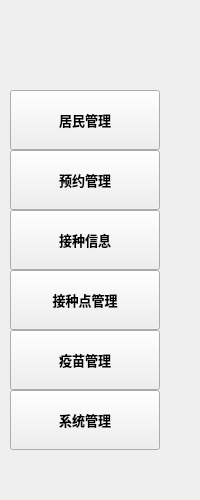
    <widget class="QWidget" name="left_menu" native="true">
     <property name="sizePolicy">
      <sizepolicy hsizetype="Fixed" vsizetype="Preferred">
       <horstretch>0</horstretch>
       <verstretch>0</verstretch>
      </sizepolicy>
     </property>
     <layout class="QVBoxLayout" name="verticalLayout">
      <property name="spacing">
       <number>0</number>
      </property>
      <property name="leftMargin">
       <number>10</number>
      </property>
      <property name="topMargin">
       <number>10</number>
      </property>
      <property name="rightMargin">
       <number>10</number>
      </property>
      <property name="bottomMargin">
       <number>10</number>
      </property>
      <item>
       <spacer name="verticalSpacer_4">
        <property name="orientation">
         <enum>Qt::Vertical</enum>
        </property>
        <property name="sizeType">
         <enum>QSizePolicy::Fixed</enum>
        </property>
        <property name="sizeHint" stdset="0">
         <size>
          <width>20</width>
          <height>80</height>
         </size>
        </property>
       </spacer>
      </item>
      <item>
       <widget class="QToolButton" name="toolButton_resident_manage">
        <property name="minimumSize">
         <size>
          <width>150</width>
          <height>60</height>
         </size>
        </property>
        <property name="maximumSize">
         <size>
          <width>80</width>
          <height>16777215</height>
         </size>
        </property>
        <property name="font">
         <font>
          <family>微软雅黑</family>
          <pointsize>10</pointsize>
          <weight>75</weight>
          <bold>true</bold>
         </font>
        </property>
        <property name="cursor">
         <cursorShape>PointingHandCursor</cursorShape>
        </property>
        <property name="text">
         <string>居民管理</string>
        </property>
        <property name="icon">
         <iconset resource="resource.qrc">
          <normaloff>:/resource/icon/resident_manage.svg</normaloff>:/resource/icon/resident_manage.svg</iconset>
        </property>
        <property name="iconSize">
         <size>
          <width>32</width>
          <height>32</height>
         </size>
        </property>
        <property name="checkable">
         <bool>true</bool>
        </property>
        <property name="autoRepeatDelay">
         <number>300</number>
        </property>
        <property name="toolButtonStyle">
         <enum>Qt::ToolButtonTextBesideIcon</enum>
        </property>
        <property name="autoRaise">
         <bool>false</bool>
        </property>
        <property name="arrowType">
         <enum>Qt::NoArrow</enum>
        </property>
       </widget>
      </item>
      <item>
       <widget class="QToolButton" name="toolButton_appointment_manage">
        <property name="minimumSize">
         <size>
          <width>150</width>
          <height>60</height>
         </size>
        </property>
        <property name="maximumSize">
         <size>
          <width>80</width>
          <height>16777215</height>
         </size>
        </property>
        <property name="font">
         <font>
          <family>微软雅黑</family>
          <pointsize>10</pointsize>
          <weight>75</weight>
          <bold>true</bold>
         </font>
        </property>
        <property name="cursor">
         <cursorShape>PointingHandCursor</cursorShape>
        </property>
        <property name="text">
         <string>预约管理</string>
        </property>
        <property name="icon">
         <iconset resource="resource.qrc">
          <normaloff>:/resource/icon/appointment_manage.svg</normaloff>:/resource/icon/appointment_manage.svg</iconset>
        </property>
        <property name="iconSize">
         <size>
          <width>32</width>
          <height>32</height>
         </size>
        </property>
        <property name="checkable">
         <bool>true</bool>
        </property>
        <property name="toolButtonStyle">
         <enum>Qt::ToolButtonTextBesideIcon</enum>
        </property>
       </widget>
      </item>
      <item>
       <widget class="QToolButton" name="toolButton_vaccination_information">
        <property name="minimumSize">
         <size>
          <width>150</width>
          <height>60</height>
         </size>
        </property>
        <property name="maximumSize">
         <size>
          <width>80</width>
          <height>16777215</height>
         </size>
        </property>
        <property name="font">
         <font>
          <family>微软雅黑</family>
          <pointsize>10</pointsize>
          <weight>75</weight>
          <bold>true</bold>
         </font>
        </property>
        <property name="cursor">
         <cursorShape>PointingHandCursor</cursorShape>
        </property>
        <property name="text">
         <string>接种信息</string>
        </property>
        <property name="icon">
         <iconset resource="resource.qrc">
          <normaloff>:/resource/icon/vaccination_information.svg</normaloff>:/resource/icon/vaccination_information.svg</iconset>
        </property>
        <property name="iconSize">
         <size>
          <width>32</width>
          <height>32</height>
         </size>
        </property>
        <property name="checkable">
         <bool>true</bool>
        </property>
        <property name="toolButtonStyle">
         <enum>Qt::ToolButtonTextBesideIcon</enum>
        </property>
       </widget>
      </item>
      <item>
       <widget class="QToolButton" name="toolButton_vaccination_site_manage">
        <property name="minimumSize">
         <size>
          <width>150</width>
          <height>60</height>
         </size>
        </property>
        <property name="maximumSize">
         <size>
          <width>80</width>
          <height>16777215</height>
         </size>
        </property>
        <property name="font">
         <font>
          <family>微软雅黑</family>
          <pointsize>10</pointsize>
          <weight>75</weight>
          <bold>true</bold>
         </font>
        </property>
        <property name="cursor">
         <cursorShape>PointingHandCursor</cursorShape>
        </property>
        <property name="text">
         <string>接种点管理</string>
        </property>
        <property name="icon">
         <iconset resource="resource.qrc">
          <normaloff>:/resource/icon/vaccination_site.svg</normaloff>:/resource/icon/vaccination_site.svg</iconset>
        </property>
        <property name="iconSize">
         <size>
          <width>32</width>
          <height>32</height>
         </size>
        </property>
        <property name="checkable">
         <bool>true</bool>
        </property>
        <property name="toolButtonStyle">
         <enum>Qt::ToolButtonTextBesideIcon</enum>
        </property>
       </widget>
      </item>
      <item>
       <widget class="QToolButton" name="toolButton_vaccine_manage">
        <property name="minimumSize">
         <size>
          <width>150</width>
          <height>60</height>
         </size>
        </property>
        <property name="maximumSize">
         <size>
          <width>80</width>
          <height>16777215</height>
         </size>
        </property>
        <property name="font">
         <font>
          <family>微软雅黑</family>
          <pointsize>10</pointsize>
          <weight>75</weight>
          <bold>true</bold>
         </font>
        </property>
        <property name="cursor">
         <cursorShape>PointingHandCursor</cursorShape>
        </property>
        <property name="text">
         <string>疫苗管理</string>
        </property>
        <property name="icon">
         <iconset resource="resource.qrc">
          <normaloff>:/resource/icon/vaccine_manage.svg</normaloff>:/resource/icon/vaccine_manage.svg</iconset>
        </property>
        <property name="iconSize">
         <size>
          <width>32</width>
          <height>32</height>
         </size>
        </property>
        <property name="checkable">
         <bool>true</bool>
        </property>
        <property name="toolButtonStyle">
         <enum>Qt::ToolButtonTextBesideIcon</enum>
        </property>
       </widget>
      </item>
      <item>
       <widget class="QToolButton" name="toolButton_system_manage">
        <property name="minimumSize">
         <size>
          <width>150</width>
          <height>60</height>
         </size>
        </property>
        <property name="maximumSize">
         <size>
          <width>80</width>
          <height>16777215</height>
         </size>
        </property>
        <property name="font">
         <font>
          <family>微软雅黑</family>
          <pointsize>10</pointsize>
          <weight>75</weight>
          <bold>true</bold>
         </font>
        </property>
        <property name="cursor">
         <cursorShape>PointingHandCursor</cursorShape>
        </property>
        <property name="text">
         <string>系统管理</string>
        </property>
        <property name="icon">
         <iconset resource="resource.qrc">
          <normaloff>:/resource/icon/system_manage.svg</normaloff>:/resource/icon/system_manage.svg</iconset>
        </property>
        <property name="iconSize">
         <size>
          <width>32</width>
          <height>32</height>
         </size>
        </property>
        <property name="checkable">
         <bool>true</bool>
        </property>
        <property name="toolButtonStyle">
         <enum>Qt::ToolButtonTextBesideIcon</enum>
        </property>
       </widget>
      </item>
      <item>
       <spacer name="verticalSpacer_3">
        <property name="orientation">
         <enum>Qt::Vertical</enum>
        </property>
        <property name="sizeHint" stdset="0">
         <size>
          <width>20</width>
          <height>40</height>
         </size>
        </property>
       </spacer>
      </item>
     </layout>
    </widget>
